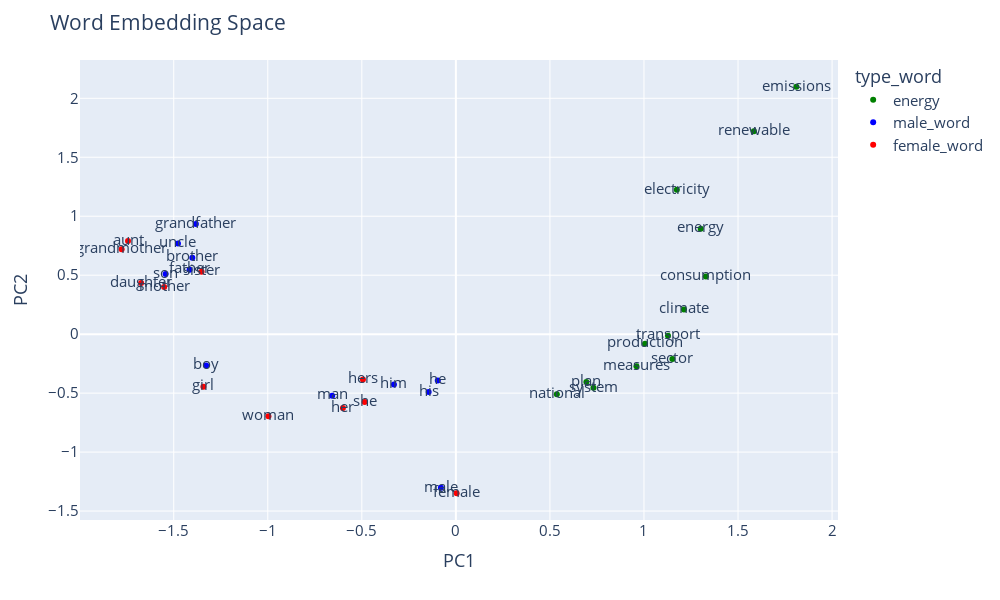

Write notebook code for a chart like this one.
### Markdown cell above
#### Interactive plot of overall word embeddings

### Code cell
import plotly.express as px

fig = px.scatter(df_result,x='PC1',y='PC2',text='word',color='type_word', width=1000, height=600,color_discrete_map={"energy": 'green',
                                                             "male_word":'blue',
                                                             "female_word": 'red'
                                                            })

fig.update_layout(
    title = "Word Embedding Space",
    font={'size':15}
    
)

fig.show()

### Figure 1 — Plotly figure (JSON) as saved in the notebook; plotly's stock layout.template omitted (floating-point values rounded to 4 significant figures)
{"data": [{"hovertemplate": "type_word=energy<br>PC1=%{x}<br>PC2=%{y}<br>word=%{text}<extra></extra>", "legendgroup": "energy", "marker": {"color": "green", "symbol": "circle"}, "mode": "markers+text", "name": "energy", "orientation": "v", "showlegend": true, "text": ["energy", "electricity", "climate", "measures", "national", "consumption", "plan", "transport", "sector", "emissions", "production", "system", "renewable"], "type": "scatter", "x": [1.302, 1.175, 1.213, 0.96, 0.5367, 1.329, 0.6937, 1.128, 1.151, 1.81, 1.006, 0.7315, 1.584], "xaxis": "x", "y": [0.8944, 1.225, 0.2102, -0.2717, -0.5091, 0.4899, -0.4055, -0.01261, -0.2115, 2.098, -0.08038, -0.4554, 1.72], "yaxis": "y"}, {"hovertemplate": "type_word=male_word<br>PC1=%{x}<br>PC2=%{y}<br>word=%{text}<extra></extra>", "legendgroup": "male_word", "marker": {"color": "blue", "symbol": "circle"}, "mode": "markers+text", "name": "male_word", "orientation": "v", "showlegend": true, "text": ["male", "man", "boy", "brother", "he", "him", "his", "son", "father", "uncle", "grandfather"], "type": "scatter", "x": [-0.07966, -0.6578, -1.328, -1.401, -0.09624, -0.3293, -0.1448, -1.543, -1.416, -1.477, -1.382], "xaxis": "x", "y": [-1.303, -0.5214, -0.2667, 0.6481, -0.392, -0.4261, -0.4905, 0.5111, 0.5465, 0.7697, 0.9331], "yaxis": "y"}, {"hovertemplate": "type_word=female_word<br>PC1=%{x}<br>PC2=%{y}<br>word=%{text}<extra></extra>", "legendgroup": "female_word", "marker": {"color": "red", "symbol": "circle"}, "mode": "markers+text", "name": "female_word", "orientation": "v", "showlegend": true, "text": ["female", "woman", "girl", "sister", "she", "her", "hers", "daughter", "mother", "aunt", "grandmother"], "type": "scatter", "x": [0.00399, -0.9966, -1.342, -1.352, -0.4851, -0.6005, -0.4941, -1.673, -1.551, -1.743, -1.777], "xaxis": "x", "y": [-1.349, -0.6965, -0.4449, 0.5299, -0.5749, -0.6262, -0.3854, 0.4346, 0.4, 0.791, 0.7193], "yaxis": "y"}], "layout": {"font": {"size": 15}, "height": 600, "legend": {"title": {"text": "type_word"}, "tracegroupgap": 0}, "margin": {"t": 60}, "title": {"text": "Word Embedding Space"}, "width": 1000, "xaxis": {"anchor": "y", "domain": [0, 1], "title": {"text": "PC1"}}, "yaxis": {"anchor": "x", "domain": [0, 1], "title": {"text": "PC2"}}}}
